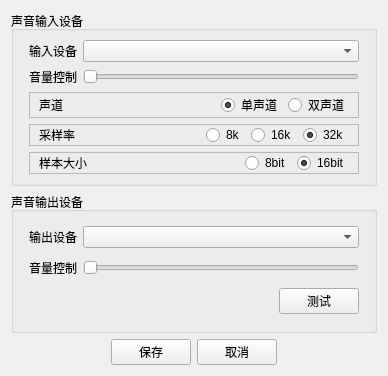
<?xml version="1.0" encoding="UTF-8"?>
<ui version="4.0">
 <class>AudioSettings</class>
 <widget class="QWidget" name="AudioSettings">
  <property name="geometry">
   <rect>
    <x>0</x>
    <y>0</y>
    <width>388</width>
    <height>376</height>
   </rect>
  </property>
  <property name="windowTitle">
   <string>CoolView-音频设置</string>
  </property>
  <layout class="QVBoxLayout" name="verticalLayout_5">
   <item>
    <layout class="QVBoxLayout" name="verticalLayout_4">
     <item>
      <widget class="QGroupBox" name="groupBox">
       <property name="minimumSize">
        <size>
         <width>0</width>
         <height>100</height>
        </size>
       </property>
       <property name="title">
        <string>声音输入设备</string>
       </property>
       <layout class="QVBoxLayout" name="verticalLayout_2">
        <property name="leftMargin">
         <number>15</number>
        </property>
        <property name="rightMargin">
         <number>15</number>
        </property>
        <item>
         <layout class="QHBoxLayout" name="horizontalLayout_6">
          <item>
           <widget class="QLabel" name="label">
            <property name="sizePolicy">
             <sizepolicy hsizetype="Fixed" vsizetype="Fixed">
              <horstretch>0</horstretch>
              <verstretch>0</verstretch>
             </sizepolicy>
            </property>
            <property name="text">
             <string>输入设备</string>
            </property>
            <property name="buddy">
             <cstring>inputDeviceComboBox</cstring>
            </property>
           </widget>
          </item>
          <item>
           <widget class="QComboBox" name="inputDeviceComboBox"/>
          </item>
         </layout>
        </item>
        <item>
         <layout class="QHBoxLayout" name="horizontalLayout_7">
          <item>
           <widget class="QLabel" name="label_3">
            <property name="text">
             <string>音量控制</string>
            </property>
           </widget>
          </item>
          <item>
           <widget class="QSlider" name="_inputVolumeSlider">
            <property name="maximum">
             <number>100</number>
            </property>
            <property name="orientation">
             <enum>Qt::Horizontal</enum>
            </property>
           </widget>
          </item>
         </layout>
        </item>
        <item>
         <layout class="QVBoxLayout" name="verticalLayout">
          <item>
           <widget class="QFrame" name="frame">
            <property name="frameShape">
             <enum>QFrame::StyledPanel</enum>
            </property>
            <property name="frameShadow">
             <enum>QFrame::Raised</enum>
            </property>
            <property name="lineWidth">
             <number>0</number>
            </property>
            <layout class="QHBoxLayout" name="horizontalLayout_3">
             <property name="topMargin">
              <number>0</number>
             </property>
             <property name="bottomMargin">
              <number>0</number>
             </property>
             <item>
              <widget class="QLabel" name="label_7">
               <property name="text">
                <string>声道</string>
               </property>
              </widget>
             </item>
             <item>
              <spacer name="horizontalSpacer_7">
               <property name="orientation">
                <enum>Qt::Horizontal</enum>
               </property>
               <property name="sizeHint" stdset="0">
                <size>
                 <width>147</width>
                 <height>20</height>
                </size>
               </property>
              </spacer>
             </item>
             <item>
              <widget class="QRadioButton" name="radioButton">
               <property name="text">
                <string>单声道</string>
               </property>
               <property name="checked">
                <bool>true</bool>
               </property>
              </widget>
             </item>
             <item>
              <widget class="QRadioButton" name="radioButton_2">
               <property name="text">
                <string>双声道</string>
               </property>
               <property name="checked">
                <bool>false</bool>
               </property>
              </widget>
             </item>
            </layout>
           </widget>
          </item>
          <item>
           <widget class="QFrame" name="frame_2">
            <property name="frameShape">
             <enum>QFrame::StyledPanel</enum>
            </property>
            <property name="frameShadow">
             <enum>QFrame::Raised</enum>
            </property>
            <property name="lineWidth">
             <number>0</number>
            </property>
            <layout class="QHBoxLayout" name="horizontalLayout_4">
             <property name="topMargin">
              <number>0</number>
             </property>
             <property name="bottomMargin">
              <number>0</number>
             </property>
             <item>
              <widget class="QLabel" name="label_8">
               <property name="text">
                <string>采样率</string>
               </property>
              </widget>
             </item>
             <item>
              <spacer name="horizontalSpacer_6">
               <property name="orientation">
                <enum>Qt::Horizontal</enum>
               </property>
               <property name="sizeHint" stdset="0">
                <size>
                 <width>128</width>
                 <height>20</height>
                </size>
               </property>
              </spacer>
             </item>
             <item>
              <widget class="QRadioButton" name="radioButton_3">
               <property name="text">
                <string>8k</string>
               </property>
              </widget>
             </item>
             <item>
              <widget class="QRadioButton" name="radioButton_4">
               <property name="text">
                <string>16k</string>
               </property>
              </widget>
             </item>
             <item>
              <widget class="QRadioButton" name="radioButton_5">
               <property name="text">
                <string>32k</string>
               </property>
               <property name="checked">
                <bool>true</bool>
               </property>
              </widget>
             </item>
            </layout>
           </widget>
          </item>
          <item>
           <widget class="QFrame" name="frame_3">
            <property name="frameShape">
             <enum>QFrame::StyledPanel</enum>
            </property>
            <property name="frameShadow">
             <enum>QFrame::Raised</enum>
            </property>
            <property name="lineWidth">
             <number>0</number>
            </property>
            <layout class="QHBoxLayout" name="horizontalLayout_5">
             <property name="topMargin">
              <number>0</number>
             </property>
             <property name="bottomMargin">
              <number>0</number>
             </property>
             <item>
              <widget class="QLabel" name="label_9">
               <property name="text">
                <string>样本大小</string>
               </property>
              </widget>
             </item>
             <item>
              <spacer name="horizontalSpacer_5">
               <property name="orientation">
                <enum>Qt::Horizontal</enum>
               </property>
               <property name="sizeHint" stdset="0">
                <size>
                 <width>141</width>
                 <height>20</height>
                </size>
               </property>
              </spacer>
             </item>
             <item>
              <widget class="QRadioButton" name="radioButton_6">
               <property name="text">
                <string>8bit</string>
               </property>
              </widget>
             </item>
             <item>
              <widget class="QRadioButton" name="radioButton_7">
               <property name="text">
                <string>16bit</string>
               </property>
               <property name="checked">
                <bool>true</bool>
               </property>
              </widget>
             </item>
            </layout>
           </widget>
          </item>
         </layout>
        </item>
       </layout>
      </widget>
     </item>
     <item>
      <widget class="QGroupBox" name="groupBox_2">
       <property name="minimumSize">
        <size>
         <width>0</width>
         <height>126</height>
        </size>
       </property>
       <property name="title">
        <string>声音输出设备</string>
       </property>
       <layout class="QVBoxLayout" name="verticalLayout_3">
        <property name="leftMargin">
         <number>15</number>
        </property>
        <property name="rightMargin">
         <number>15</number>
        </property>
        <item>
         <layout class="QHBoxLayout" name="horizontalLayout_10">
          <item>
           <widget class="QLabel" name="label_2">
            <property name="sizePolicy">
             <sizepolicy hsizetype="Fixed" vsizetype="Fixed">
              <horstretch>0</horstretch>
              <verstretch>0</verstretch>
             </sizepolicy>
            </property>
            <property name="text">
             <string>输出设备</string>
            </property>
            <property name="buddy">
             <cstring>outputDeviceComboBox</cstring>
            </property>
           </widget>
          </item>
          <item>
           <widget class="QComboBox" name="outputDeviceComboBox"/>
          </item>
         </layout>
        </item>
        <item>
         <layout class="QHBoxLayout" name="horizontalLayout_9">
          <item>
           <widget class="QLabel" name="label_6">
            <property name="text">
             <string>音量控制</string>
            </property>
           </widget>
          </item>
          <item>
           <widget class="QSlider" name="_outputVolumeSlider">
            <property name="maximum">
             <number>100</number>
            </property>
            <property name="orientation">
             <enum>Qt::Horizontal</enum>
            </property>
           </widget>
          </item>
         </layout>
        </item>
        <item>
         <layout class="QHBoxLayout" name="horizontalLayout_8">
          <item>
           <spacer name="horizontalSpacer_8">
            <property name="orientation">
             <enum>Qt::Horizontal</enum>
            </property>
            <property name="sizeHint" stdset="0">
             <size>
              <width>40</width>
              <height>20</height>
             </size>
            </property>
           </spacer>
          </item>
          <item>
           <widget class="QPushButton" name="testOutputDeviceButton">
            <property name="text">
             <string>测试</string>
            </property>
           </widget>
          </item>
         </layout>
        </item>
       </layout>
      </widget>
     </item>
    </layout>
   </item>
   <item>
    <layout class="QHBoxLayout" name="horizontalLayout_2">
     <item>
      <spacer name="horizontalSpacer">
       <property name="orientation">
        <enum>Qt::Horizontal</enum>
       </property>
       <property name="sizeHint" stdset="0">
        <size>
         <width>40</width>
         <height>20</height>
        </size>
       </property>
      </spacer>
     </item>
     <item>
      <widget class="QPushButton" name="saveButton">
       <property name="text">
        <string>保存</string>
       </property>
      </widget>
     </item>
     <item>
      <widget class="QPushButton" name="cancelButton">
       <property name="text">
        <string>取消</string>
       </property>
      </widget>
     </item>
     <item>
      <spacer name="horizontalSpacer_4">
       <property name="orientation">
        <enum>Qt::Horizontal</enum>
       </property>
       <property name="sizeHint" stdset="0">
        <size>
         <width>40</width>
         <height>20</height>
        </size>
       </property>
      </spacer>
     </item>
    </layout>
   </item>
  </layout>
  <zorder>groupBox</zorder>
  <zorder>groupBox_2</zorder>
  <zorder></zorder>
 </widget>
 <resources>
  <include location="resources/wengophone.qrc"/>
  <include location="resources/wengophone.qrc"/>
  <include location="resources/wengophone.qrc"/>
  <include location="resources/wengophone.qrc"/>
  <include location="../../../../resources/wengophone.qrc"/>
 </resources>
 <connections>
  <connection>
   <sender>cancelButton</sender>
   <signal>clicked()</signal>
   <receiver>AudioSettings</receiver>
   <slot>close()</slot>
   <hints>
    <hint type="sourcelabel">
     <x>321</x>
     <y>107</y>
    </hint>
    <hint type="destinationlabel">
     <x>234</x>
     <y>316</y>
    </hint>
   </hints>
  </connection>
  <connection>
   <sender>saveButton</sender>
   <signal>clicked()</signal>
   <receiver>AudioSettings</receiver>
   <slot>close()</slot>
   <hints>
    <hint type="sourcelabel">
     <x>260</x>
     <y>108</y>
    </hint>
    <hint type="destinationlabel">
     <x>231</x>
     <y>73</y>
    </hint>
   </hints>
  </connection>
 </connections>
</ui>
